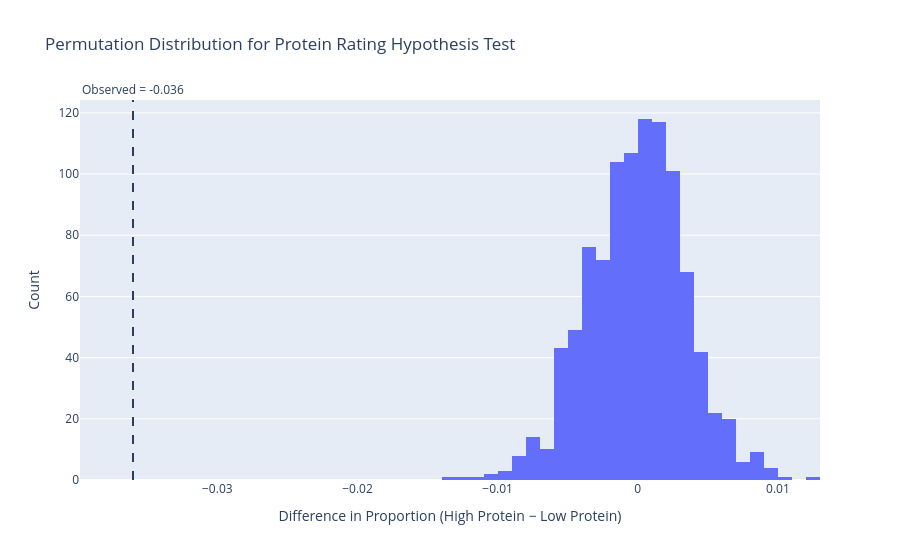

Notebook cell for this chart:
### Markdown cell above
## Step 4: Hypothesis Testing

### Code cell
# Split into high and low protein groups
median_protein = recipes['protein'].median()

high_protein = recipes[recipes['protein'] > median_protein]['five_star']
low_protein = recipes[recipes['protein'] <= median_protein]['five_star']

# Calculate Observed difference
observed_diff = high_protein.mean() - low_protein.mean()

# Perform Permutation test

protein = recipes['protein'].to_numpy()
five_star = recipes['five_star'].to_numpy()

n = len(recipes)

diffs = np.empty(1000)

for i in range(1000):
    perm_idx = np.random.permutation(n)

    shuffled_protein = protein[perm_idx]

    median = np.median(shuffled_protein)

    high = five_star[shuffled_protein > median].mean()
    low = five_star[shuffled_protein <= median].mean()

    diffs[i] = high - low

# Compute p-value
p_value_a = np.mean(diffs >= observed_diff)
p_value_b = np.mean(diffs <= observed_diff)

# Print results
print('Observed diff:', observed_diff)
print('P-value:', p_value_a)

#Print alternate results
print('Observed diff:', observed_diff)
print('P-value:', p_value_b)

# Plot permutation distribution
fig = px.histogram(
    x=diffs,
    nbins=40,
    title='Permutation Distribution for Protein Rating Hypothesis Test',
    labels={
        'x': 'Difference in Proportion of 5-Star Recipes'
    }
)

fig.add_vline(
    x=observed_diff,
    line_dash='dash',
    annotation_text=f'Observed = {observed_diff:.3f}',
    annotation_position='top')
fig.update_layout(xaxis_title='Difference in Proportion (High Protein − Low Protein)',yaxis_title='Count')

fig.show()

fig.write_html('assets/protein-hypothesis-test.html',include_plotlyjs='cdn')

### Figure 1 — Plotly figure (JSON) as saved in the notebook; plotly's stock layout.template omitted (floating-point values rounded to 4 significant figures; data arrays with more than 128 entries replaced by an {"elided": "..."} marker saying what was removed)
{"data": [{"bingroup": "x", "hovertemplate": "Difference in Proportion of 5-Star Recipes=%{x}<br>count=%{y}<extra></extra>", "legendgroup": "", "marker": {"color": "#636efa", "pattern": {"shape": ""}}, "name": "", "nbinsx": 40, "orientation": "v", "showlegend": false, "type": "histogram", "x": {"elided": "1000 float values"}, "xaxis": "x", "yaxis": "y"}], "layout": {"annotations": [{"showarrow": false, "text": "Observed = -0.036", "x": -0.03602, "xanchor": "center", "xref": "x", "y": 1, "yanchor": "bottom", "yref": "y domain"}], "barmode": "relative", "legend": {"tracegroupgap": 0}, "shapes": [{"line": {"dash": "dash"}, "type": "line", "x0": -0.03602, "x1": -0.03602, "xref": "x", "y0": 0, "y1": 1, "yref": "y domain"}], "title": {"text": "Permutation Distribution for Protein Rating Hypothesis Test"}, "xaxis": {"anchor": "y", "domain": [0, 1], "title": {"text": "Difference in Proportion (High Protein − Low Protein)"}}, "yaxis": {"anchor": "x", "domain": [0, 1], "title": {"text": "Count"}}}}
